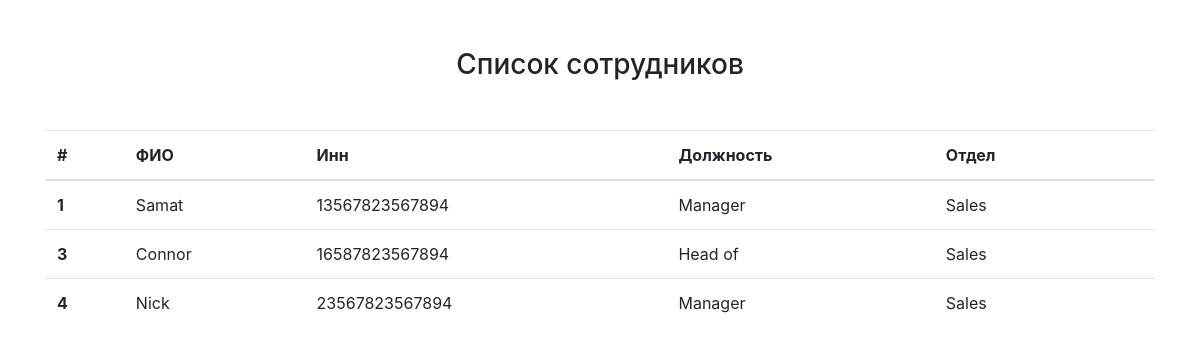
The page / on the database its author committed.
### app/models.py (models this page shows, shortened)
class Employee(db.Model):
    id = db.Column(db.Integer, primary_key=True)
    name = db.Column(db.String)
    inn = db.Column(db.String, unique=True)
    position_id = db.Column(db.Integer, db.ForeignKey('position.id'))
    position = db.relationship('Position', backref=db.backref('items', lazy='dynamic'))

class Position(db.Model):
    id = db.Column(db.Integer, primary_key=True)
    name = db.Column(db.String)
    department = db.Column(db.String)
    wage = db.Column(db.Integer)

### app/views.py (the view)
def index():
    employees = Employee.query.all()
    return render_template('index.html', employees=employees)

### app/templates/index.html (shortened to what this page needs)
{% extends 'base.html' %}
{% block content %}
<div class="container">
    <h3 class="mb-5 mt-5 text-center">Список сотрудников</h3>
    <table class="table table-hover">
      <thead>
        <tr>
          <th scope="col">#</th>
          <th scope="col">ФИО</th>
          <th scope="col">Инн</th>
          <th scope="col">Должность</th>
          <th scope="col">Отдел</th>
          <th scope="col"></th>
        </tr>
      </thead>
      <tbody>
      {%for employee in employees%}
        <tr>
          <th scope="row">{{employee.id}}</th>
          <td>{{employee.name}}</td>
          <td>{{employee.inn}}</td>
          <td>{{employee.position.name}}</td>
          <td>{{employee.position.department}}</td>
          <td>
          </td>
        </tr>
      {%endfor%}
      </tbody>
    </table>
</div>
{% endblock content %}

### app/templates/base.html (shortened to what this page needs)
<!doctype html>
<html lang="en">
  <head>
    <link rel="stylesheet" href="https://cdn.jsdelivr.net/npm/bootstrap@4.6.2/dist/css/bootstrap.min.css">
  </head>
  <body>
    {% block content %}
    {% endblock content %}
  </body>
</html>

### rows shown on the page
Employee: id "1", name "Samat", inn "13567823567894", position.name "Manager", position.department "Sales"
Employee: id "3", name "Connor", inn "16587823567894", position.name "Head of", position.department "Sales"
Employee: id "4", name "Nick", inn "23567823567894", position.name "Manager", position.department "Sales"
